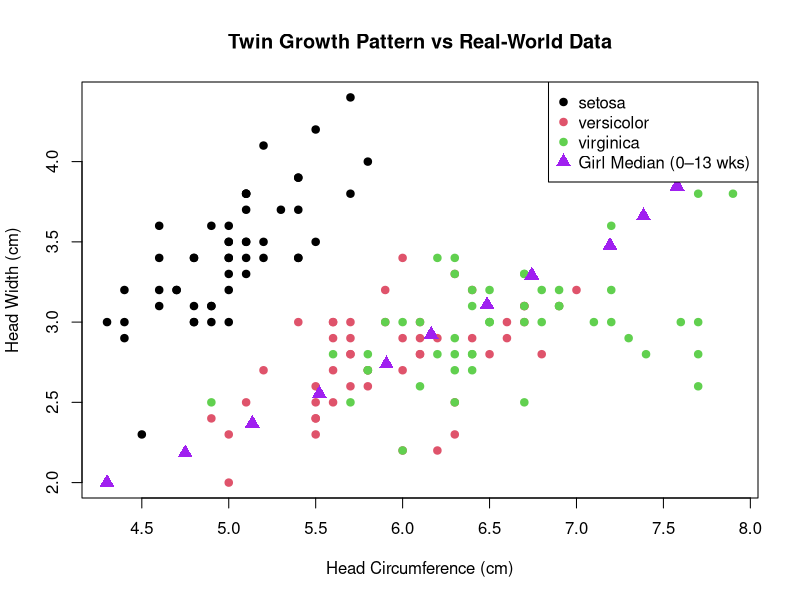

This figure's R source:
# Twin Growth Explorer — by Even Richardson
# Symbolic analysis using R's built-in iris dataset

# Load the dataset
data("iris")

# Rename columns symbolically
colnames(iris)[1:2] <- c("Head.Circumference", "Head.Width")
iris$Twin <- iris$Species  # Treat Species as symbolic twin identity

# View symbolic summary
cat("\n Twin Head Growth Summary:\n")
summary(iris[, c("Head.Circumference", "Head.Width")])

# Optional: View group-wise summary
cat("\n Twin-Specific Summary:\n")
print(aggregate(cbind(Head.Circumference, Head.Width) ~ Twin, data = iris, FUN = mean))

# --------------------------------------------------
# Add Pediatric Head Circumference Median Data (Girls)
# Source: Growth chart for girls (0–13 weeks, median values)
weeks <- 0:13
girl_median <- c(33.9, 34.6, 35.2, 35.8, 36.4, 36.8, 37.3, 37.7, 38.4, 38.7, 39.0, 39.3, 39.5, 39.5)

# Normalize real-world data to symbolic ranges
girl_x <- scales::rescale(girl_median, to = range(iris$Head.Circumference))
girl_y <- scales::rescale(weeks, to = range(iris$Head.Width))

# Create scatter plot of symbolic twin data
png("twin_growth_vs_realworld.png", width = 800, height = 600)
plot(
  iris$Head.Circumference,
  iris$Head.Width,
  col = as.numeric(iris$Twin),
  pch = 19,
  main = "Twin Growth Pattern vs Real-World Data",
  xlab = "Head Circumference (cm)",
  ylab = "Head Width (cm)"
)

# Add pediatric triangles
points(
  girl_x,
  girl_y,
  col = "purple",
  pch = 17,
  cex = 1.5
)

# Add updated legend
legend(
  "topright",
  legend = c(levels(iris$Twin), "Girl Median (0–13 wks)"),
  col = c(1:3, "purple"),
  pch = c(19, 19, 19, 17),
  pt.cex = c(1, 1, 1, 1.5)
)

dev.off()